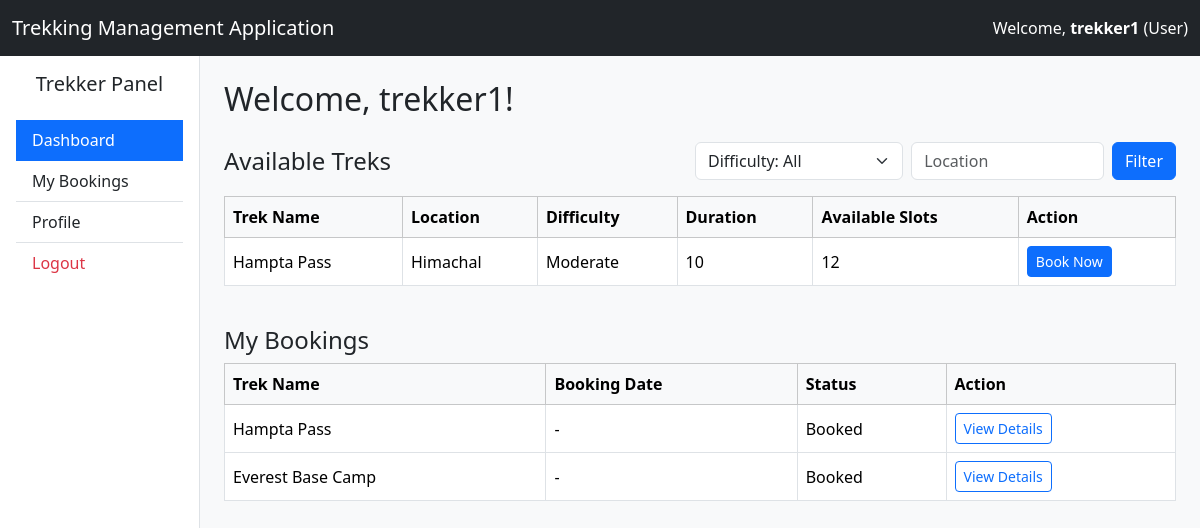
The page /user/dashboard (signed in) on the database as committed earlier.
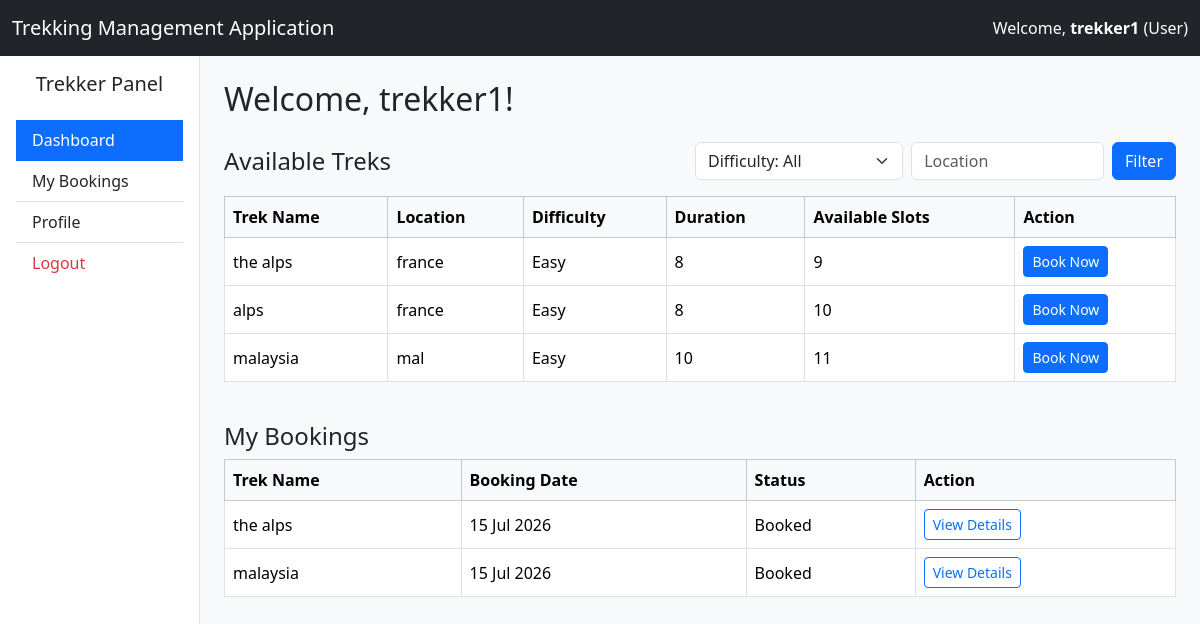
The same page on the database as committed later.
### application/models.py (models this page shows)
class Trek(db.Model):
    __tablename__ = "trek"
    trek_id = db.Column(db.Integer, primary_key=True, autoincrement=True)
    trek_name = db.Column(db.String(100), nullable=False)
    location = db.Column(db.String(100), nullable=False)
    difficulty = db.Column(db.String(20), nullable=False)
    duration = db.Column(db.Integer, nullable=False)
    available_slots = db.Column(db.Integer, nullable=False)
    assigned_staff_id = db.Column(
        db.Integer,
        db.ForeignKey("user.user_id")
    )
    assigned_staff = db.relationship(
    "User",
    foreign_keys=[assigned_staff_id]
)
    status = db.Column(db.String(20), nullable=False)
    start_date = db.Column(db.Date)
    end_date = db.Column(db.Date)
    bookings = db.relationship("Booking", back_populates="trek",cascade="all, delete-orphan")

class Booking(db.Model):
    __tablename__ = "booking"
    booking_id = db.Column(db.Integer, primary_key=True, autoincrement=True)
    user_id = db.Column(
        db.Integer,
        db.ForeignKey("user.user_id"),
        nullable=False
    )
    trek_id = db.Column(
        db.Integer,
        db.ForeignKey("trek.trek_id"),
        nullable=False
    )
    booking_date = db.Column(db.DateTime, nullable=False)
    booking_status = db.Column(
        db.String(20),
        nullable=False,
        default="Booked"
    )
    payment_status = db.Column(
        db.String(20),
        nullable=False,
        default="Pending"
    )
    user = db.relationship("User", back_populates="bookings")
    trek = db.relationship("Trek", back_populates="bookings")

### application/controllers.py (the view)
@app.route("/user/dashboard")
@login_required
def user_dashboard():
    if current_user.role != "User":
        return "Access Denied."
    difficulty = request.args.get("difficulty", "")
    location = request.args.get("location", "")
    treks = Trek.query.filter_by(status="Open")
    if difficulty:
        treks = treks.filter(Trek.difficulty == difficulty)
    if location:
        treks = treks.filter(Trek.location.ilike(f"%{location}%"))
    treks = treks.all()
    my_bookings = Booking.query.filter_by(
        user_id=current_user.user_id,
        booking_status="Booked"
    ).all()
    return render_template(
        "user/dashboard.html",
        treks=treks,
        my_bookings=my_bookings,
        difficulty=difficulty,
        location=location
    )

### main.py (called while the page is built)
@login_manager.user_loader
def load_user(user_id):
    return User.query.get(int(user_id))

### templates/user/dashboard.html (shortened to what this page needs)
{% extends "base_dashboard.html" %}
{% block panel_title %}
Trekker Panel
{% endblock %}
{% block sidebar %}
<div class="list-group list-group-flush">
    <a href="{{ url_for('user_dashboard') }}"
       class="list-group-item list-group-item-action active">
        Dashboard
    </a>
    <a href="{{ url_for('user_bookings') }}"
       class="list-group-item list-group-item-action">
        My Bookings
    </a>
    <a href="{{ url_for('user_profile') }}"
       class="list-group-item list-group-item-action">
        Profile
    </a>
    <a href="{{ url_for('logout') }}"
       class="list-group-item list-group-item-action text-danger">
        Logout
    </a>
</div>
{% endblock %}
{% block content %}
<h2 class="mb-4">
    Welcome, {{ current_user.name }}!
</h2>
<div class="d-flex justify-content-between align-items-center mb-3">
    <h4 class="mb-0">
        Available Treks
    </h4>
    <form method="GET" class="d-flex">
        <select
        name="difficulty"
        class="form-select me-2">
            <option value="">Difficulty: All</option>
        </select>
        <input
        type="text"
        name="location"
        class="form-control me-2"
        placeholder="Location"
        value="{{ location }}">
        <button class="btn btn-primary">
            Filter
        </button>
    </form>
</div>
<table class="table table-bordered align-middle">
<thead class="table-light">
<tr>
<th>Trek Name</th>
<th>Location</th>
<th>Difficulty</th>
<th>Duration</th>
<th>Available Slots</th>
<th>Action</th>
</tr>
</thead>
<tbody>
{% for trek in treks %}
<tr>
<td>{{ trek.trek_name }}</td>
<td>{{ trek.location }}</td>
<td>{{ trek.difficulty }}</td>
<td>{{ trek.duration }}</td>
<td>{{ trek.available_slots }}</td>
<td>
<a
href="{{ url_for('book_trek', trek_id=trek.trek_id) }}"
class="btn btn-primary btn-sm">
Book Now
</a>
</td>
</tr>
{% endfor %}
</tbody>
</table>
<br>
<h4>
My Bookings
</h4>
<table class="table table-bordered align-middle">
<thead class="table-light">
<tr>
<th>Trek Name</th>
<th>Booking Date</th>
<th>Status</th>
<th>Action</th>
</tr>
</thead>
<tbody>
{% for booking in my_bookings %}
<tr>
<td>{{ booking.trek.trek_name }}</td>
<td>
{% if booking.booking_date %}
{{ booking.booking_date.strftime("%d %b %Y") }}
{% else %}
-
{% endif %}
</td>
<td>{{ booking.booking_status }}</td>
<td>
<a
href="{{ url_for('trek_details', trek_id=booking.trek.trek_id) }}"
class="btn btn-outline-primary btn-sm">
View Details
</a>
</td>
</tr>
{% endfor %}
</tbody>
</table>
{% endblock %}

Rows that differ between the two databases and show on the page:
no longer on this page (row edited): Trek: trek_name "Hampta Pass", location "Himachal", difficulty "Moderate", duration "10", available_slots "12"
no longer on this page (row edited): Booking: trek.trek_name "Hampta Pass", booking_status "Booked"
no longer on this page (row edited): Booking: trek.trek_name "Everest Base Camp", booking_status "Booked"
added Trek: trek_name "the alps", location "france", difficulty "Easy", duration "8", available_slots "9"
added Trek: trek_name "alps", location "france", difficulty "Easy", duration "8", available_slots "10"
added Trek: trek_name "malaysia", location "mal", difficulty "Easy", duration "10", available_slots "11"
added Booking: trek.trek_name "the alps", booking_date "15 Jul 2026", booking_status "Booked"
added Booking: trek.trek_name "malaysia", booking_date "15 Jul 2026", booking_status "Booked"
